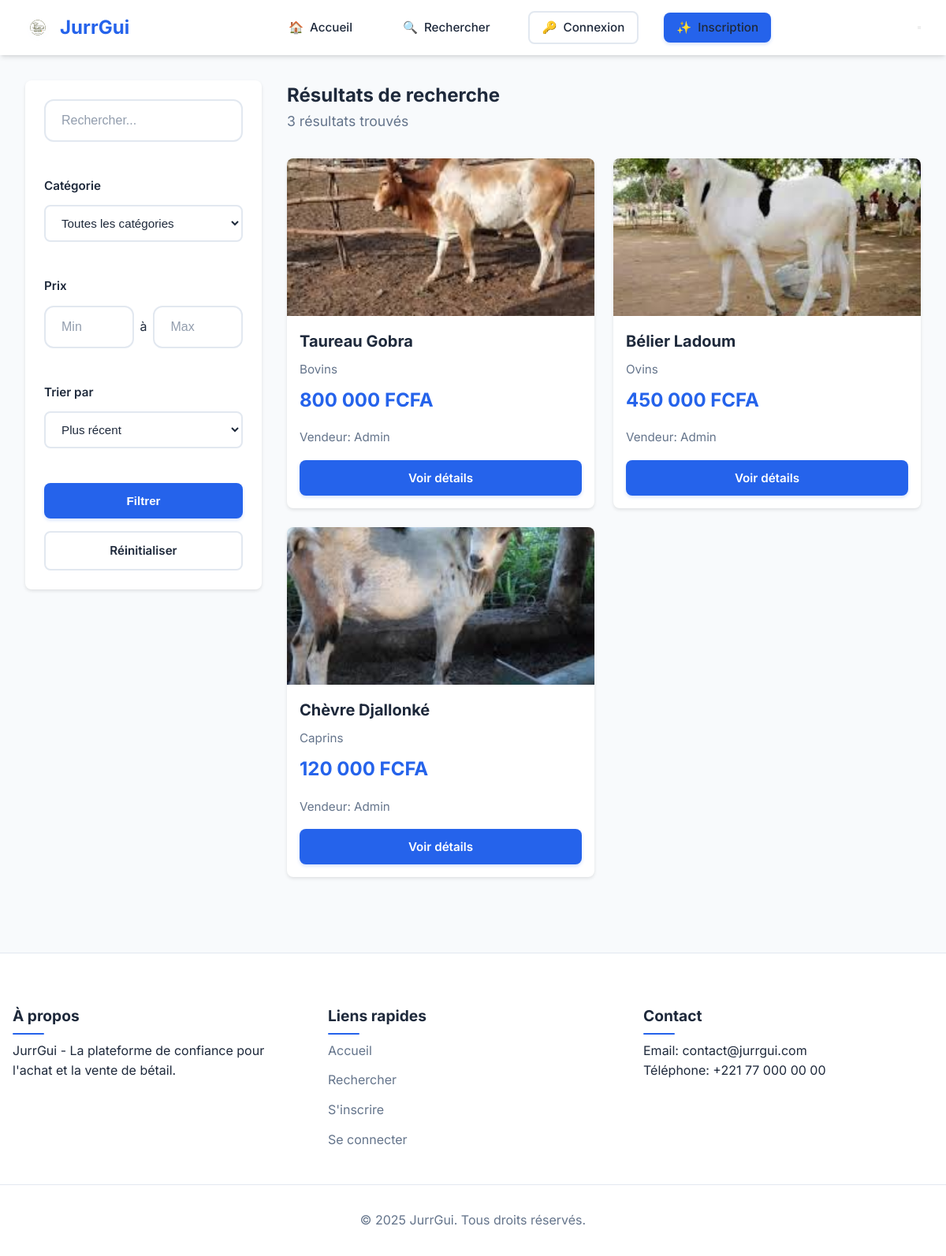
Page /rechercher.php on the committed database.
### tables this page shows
CREATE TABLE `betail` (
  `id` int(11) NOT NULL AUTO_INCREMENT,
  `vendeur_id` int(11) NOT NULL,
  `categorie` enum('bovins','ovins','caprins') NOT NULL,
  `nom_betail` varchar(100) NOT NULL,
  `description` text DEFAULT NULL,
  `prix` decimal(10,2) NOT NULL,
  `photo` varchar(255) DEFAULT NULL,
  `date_publication` datetime DEFAULT current_timestamp(),
  `statut` enum('disponible','reserve','vendu') DEFAULT 'disponible',
  PRIMARY KEY (`id`),
  KEY `vendeur_id` (`vendeur_id`),
  CONSTRAINT `betail_ibfk_1` FOREIGN KEY (`vendeur_id`) REFERENCES `users` (`id`)
);

CREATE TABLE `users` (
  `id` int(11) NOT NULL AUTO_INCREMENT,
  `nom` varchar(100) NOT NULL,
  `email` varchar(100) NOT NULL UNIQUE,
  `password_hash` varchar(255) NOT NULL,
  `telephone` varchar(20) NOT NULL,
  `role` enum('acheteur','vendeur','admin') NOT NULL,
  `date_inscription` datetime DEFAULT current_timestamp(),
  `actif` TINYINT(1) DEFAULT 1,
  PRIMARY KEY (`id`)
);

### rechercher.php (the view, shortened to what this page needs)
<?php
require_once 'includes/header.php';
$conn = connectDB();
$search = isset($_GET['q']) ? clean($conn, $_GET['q']) : '';
$prix_min = isset($_GET['prix_min']) ? floatval($_GET['prix_min']) : 0;
$prix_max = isset($_GET['prix_max']) ? floatval($_GET['prix_max']) : PHP_FLOAT_MAX;
$tri = isset($_GET['tri']) ? clean($conn, $_GET['tri']) : 'recent';
$query = "SELECT b.*, u.nom as vendeur_nom,
          (SELECT AVG(note) FROM avis WHERE vendeur_id = u.id) as note_vendeur
          FROM betail b
          JOIN users u ON b.vendeur_id = u.id
          WHERE 1=1";
$params = [];
$types = "";
$query .= " AND b.prix BETWEEN ? AND ?";
$params[] = $prix_min;
$params[] = $prix_max;
$types .= "dd";
switch ($tri) {
    default:
        $query .= " ORDER BY b.date_publication DESC";
}
$stmt = $conn->prepare($query);
if (!empty($params)) {
    $stmt->bind_param($types, ...$params);
}
$stmt->execute();
$resultats = $stmt->get_result();
?>
<div class="search-container">
    <div class="search-filters">
        <form method="GET" class="filter-form">
            <div class="form-group">
                <input type="text" name="q" placeholder="Rechercher..."
                       value="<?php echo htmlspecialchars($search); ?>" class="form-control">
            </div>
            <div class="form-group">
                <label>Catégorie</label>
                <select name="categorie" class="form-control">
                    <option value="">Toutes les catégories</option>
                </select>
            </div>
            <div class="form-group">
                <label>Prix</label>
                <div class="price-range">
                    <input type="number" name="prix_min" placeholder="Min"
                           value="<?php echo $prix_min > 0 ? $prix_min : ''; ?>" class="form-control">
                    <span>à</span>
                    <input type="number" name="prix_max" placeholder="Max"
                           value="<?php echo $prix_max < PHP_FLOAT_MAX ? $prix_max : ''; ?>" class="form-control">
                </div>
            </div>
            <div class="form-group">
                <label>Trier par</label>
                <select name="tri" class="form-control">
                    <option value="recent" <?php echo $tri === 'recent' ? 'selected' : ''; ?>>Plus récent</option>
                </select>
            </div>
            <button type="submit" class="btn btn-primary">Filtrer</button>
            <a href="rechercher.php" class="btn btn-secondary">Réinitialiser</a>
        </form>
    </div>
    <div class="search-results">
        <h2>Résultats de recherche</h2>
        <p class="results-count"><?php echo $resultats->num_rows; ?> résultats trouvés</p>
        <div class="results-grid">
            <?php if ($resultats->num_rows > 0): ?>
                <?php while ($betail = $resultats->fetch_assoc()): ?>
                    <div class="betail-card" data-aos="fade-up">
                        <div class="betail-image">
                            <img src="<?php echo htmlspecialchars($betail['photo']); ?>"
                                 alt="<?php echo htmlspecialchars($betail['nom_betail']); ?>">
                        </div>
                        <div class="betail-info">
                            <h3><?php echo htmlspecialchars($betail['nom_betail']); ?></h3>
                            <p class="category"><?php echo ucfirst($betail['categorie']); ?></p>
                            <p class="price"><?php echo number_format($betail['prix'], 0, ',', ' '); ?> FCFA</p>
                            <p class="vendor">Vendeur: <?php echo htmlspecialchars($betail['vendeur_nom']); ?></p>
                            <div class="betail-actions">
                                <a href="detail_betail.php?id=<?php echo $betail['id']; ?>"
                                   class="btn btn-primary">Voir détails</a>
                            </div>
                        </div>
                    </div>
                <?php endwhile; ?>
            <?php endif; ?>
        </div>
    </div>
</div>
<?php
require_once 'includes/footer.php';
?>

### includes/header.php (shortened to what this page needs)
<!DOCTYPE html>
<html lang="fr">
<head>
    <link rel="stylesheet" href="styles.css">
    <link rel="stylesheet" href="https://cdnjs.cloudflare.com/ajax/libs/font-awesome/6.5.1/css/all.min.css">
</head>
<body>
    <header>
        <nav>
            <div class="logo">
                <a href="index.php">
                    <img src="logo-1.png" alt="Logo JurrGui" width="32" height="32">
                    JurrGui
                </a>
            </div>
            <div class="menu">
                <a href="index.php" class="<?php echo ($_SERVER['PHP_SELF'] == '/index.php') ? 'active' : ''; ?>">
                    <span class="icon">🏠</span> Accueil
                </a>
                <a href="rechercher.php" class="<?php echo ($_SERVER['PHP_SELF'] == '/rechercher.php') ? 'active' : ''; ?>">
                    <span class="icon">🔍</span> Rechercher
                </a>
                <?php if (isset($_SESSION['user_id'])): ?>
                    <?php if ($_SESSION['role'] === 'vendeur'): ?>
                        <a href="dashboard_vendeur.php" class="<?php echo ($_SERVER['PHP_SELF'] == '/dashboard_vendeur.php') ? 'active' : ''; ?>">
                            <span class="icon">📊</span> Dashboard
                        </a>
                    <?php elseif ($_SESSION['role'] === 'acheteur'): ?>
                        <a href="dashboard_acheteur.php" class="<?php echo ($_SERVER['PHP_SELF'] == '/dashboard_acheteur.php') ? 'active' : ''; ?>">
                            <span class="icon">📊</span> Dashboard
                        </a>
                        <a href="panier.php" class="<?php echo ($_SERVER['PHP_SELF'] == '/panier.php') ? 'active' : ''; ?>">
                            <span class="icon">🛒</span> Panier
                            <?php
                            $conn = connectDB();
                            $stmt = $conn->prepare("SELECT COALESCE(SUM(quantite), 0) as total FROM panier WHERE acheteur_id = ?");
                            $stmt->bind_param("i", $_SESSION['user_id']);
                            $stmt->execute();
                            $result = $stmt->get_result();
                            $cart_count = $result->fetch_assoc()['total'];
                            if ($cart_count > 0): ?>
                                <span class="badge"><?php echo $cart_count; ?></span>
                            <?php endif;
                            $conn->close();
                            ?>
                        </a>
                    <?php endif; ?>
                    <div class="user-menu">
                        <button class="user-menu-button">
                            <span class="icon">👤</span>
                            <?php echo htmlspecialchars($_SESSION['nom']); ?>
                            <span class="icon">▼</span>
                        </button>
                        <div class="dropdown-menu">
                            <?php if ($_SESSION['role'] === 'acheteur'): ?>
                                <a href="dashboard_acheteur.php" class="dropdown-item">
                                    <span class="icon">🏠</span> Tableau de bord
                                </a>
                                <a href="mes_commandes_acheteur.php" class="dropdown-item">
                                    <span class="icon">📦</span> Mes commandes
                                </a>
                                <a href="profil.php" class="dropdown-item">
                                    <span class="icon">👤</span> Mon profil
                                </a>
                            <?php else: ?>
                                <a href="dashboard_vendeur.php" class="dropdown-item">
                                    <span class="icon">🏠</span> Tableau de bord
                                </a>
                                <a href="mes_commandes_vendeur.php" class="dropdown-item">
                                    <span class="icon">📦</span> Mes commandes
                                </a>
                                <a href="profil.php" class="dropdown-item">
                                    <span class="icon">👤</span> Mon profil
                                </a>
                            <?php endif; ?>
                            <div class="dropdown-divider"></div>
                            <a href="deconnexion.php" class="dropdown-item">
                                <span class="icon">🚪</span> Déconnexion
                            </a>
                        </div>
                    </div>
                <?php else: ?>
                    <a href="connexion.php" class="btn btn-secondary">
                        <span class="icon">🔑</span> Connexion
                    </a>
                    <a href="inscription.php" class="btn btn-primary">
                        <span class="icon">✨</span> Inscription
                    </a>
                <?php endif; ?>
            </div>
            <button class="hamburger" aria-label="Menu">
            </button>
        </nav>
    </header>

### includes/footer.php (shortened to what this page needs)
    <footer>
        <div class="footer-content">
            <div class="footer-section">
                <h3>À propos</h3>
                <p>JurrGui - La plateforme de confiance pour l'achat et la vente de bétail.</p>
            </div>
            <div class="footer-section">
                <h3>Liens rapides</h3>
                <ul>
                    <li><a href="index.php">Accueil</a></li>
                    <li><a href="rechercher.php">Rechercher</a></li>
                    <li><a href="inscription.php">S'inscrire</a></li>
                    <li><a href="connexion.php">Se connecter</a></li>
                </ul>
            </div>
            <div class="footer-section">
                <h3>Contact</h3>
                <p>Email: contact@jurrgui.com</p>
                <p>Téléphone: +221 77 000 00 00</p>
            </div>
        </div>
        <div class="footer-bottom">
            <p>&copy; <?php echo date('Y'); ?> JurrGui. Tous droits réservés.</p>
        </div>
    </footer>
</body>
</html>

### rechercher.php (style rules this page uses)
.search-container { display: flex; gap: 2rem; padding: 2rem; }
.search-filters { flex: 0 0 300px; background: white; padding: 1.5rem; border-radius: 8px; box-shadow: 0 2px 4px rgba(0,0,0,0.1); height: fit-content; }
.search-results { flex: 1; }
.filter-form { display: flex; flex-direction: column; gap: 1rem; }
.price-range { display: flex; align-items: center; gap: 0.5rem; }
.results-grid { display: grid; grid-template-columns: repeat(auto-fill, minmax(280px, 1fr)); gap: 1.5rem; margin-top: 1rem; }
.betail-card { background: white; border-radius: 8px; overflow: hidden; box-shadow: 0 2px 4px rgba(0,0,0,0.1); transition: transform 0.3s ease; }
.betail-image { position: relative; height: 200px; }
.betail-image img { width: 100%; height: 100%; object-fit: cover; }
.betail-info { padding: 1rem; }
.betail-actions { display: flex; gap: 0.5rem; margin-top: 1rem; }

### rows in the picture
betail: photo (picture), nom_betail "Taureau Gobra", categorie "Bovins", prix "800 000", vendeur.nom "Admin"
betail: photo (picture), nom_betail "Bélier Ladoum", categorie "Ovins", prix "450 000", vendeur.nom "Admin"
betail: photo (picture), nom_betail "Chèvre Djallonké", categorie "Caprins", prix "120 000", vendeur.nom "Admin"

### other values in the picture
$resultats->num_rows "3"
